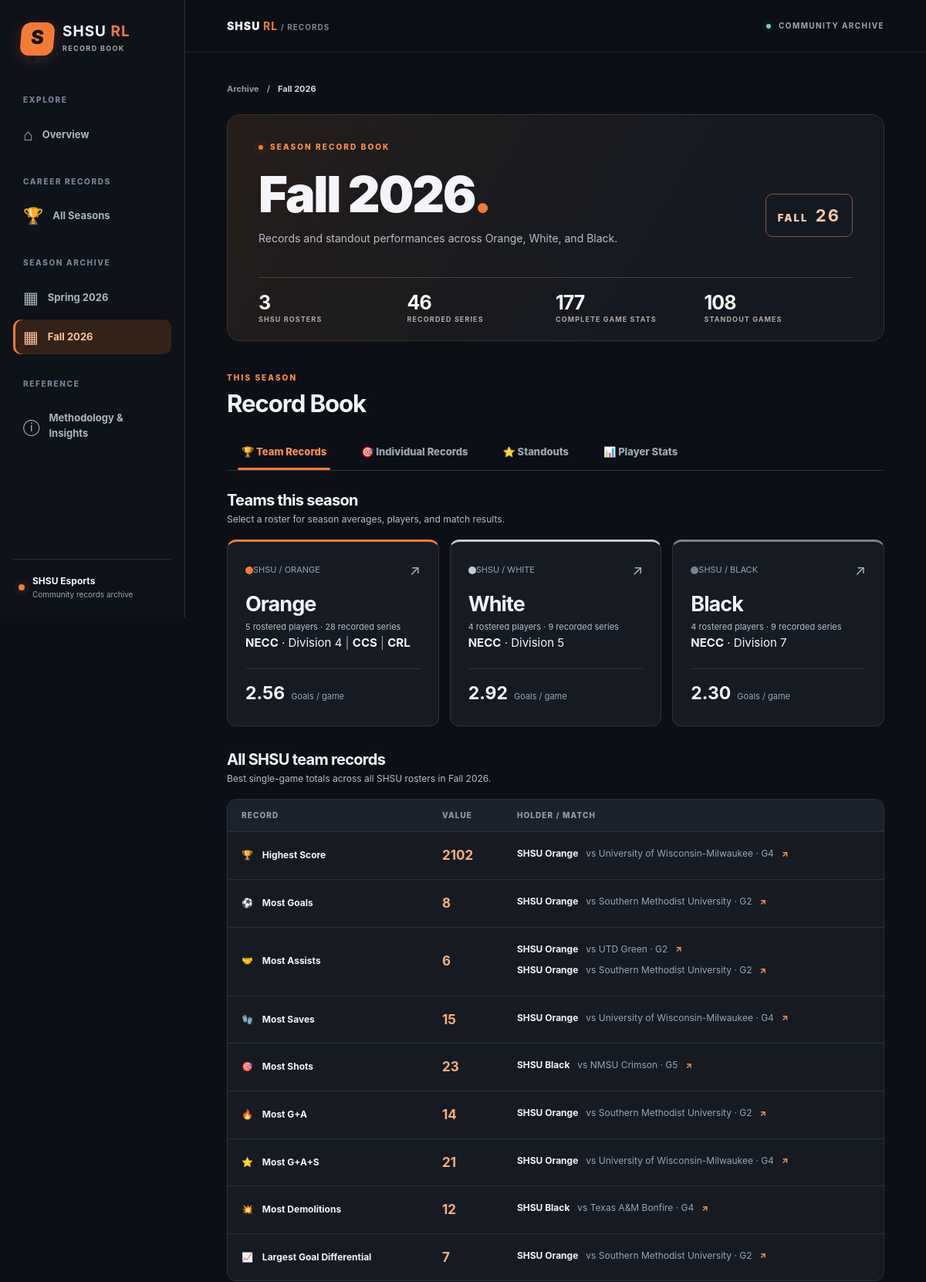
The app's page /seasons/fall-2026/ (upper part), older data.
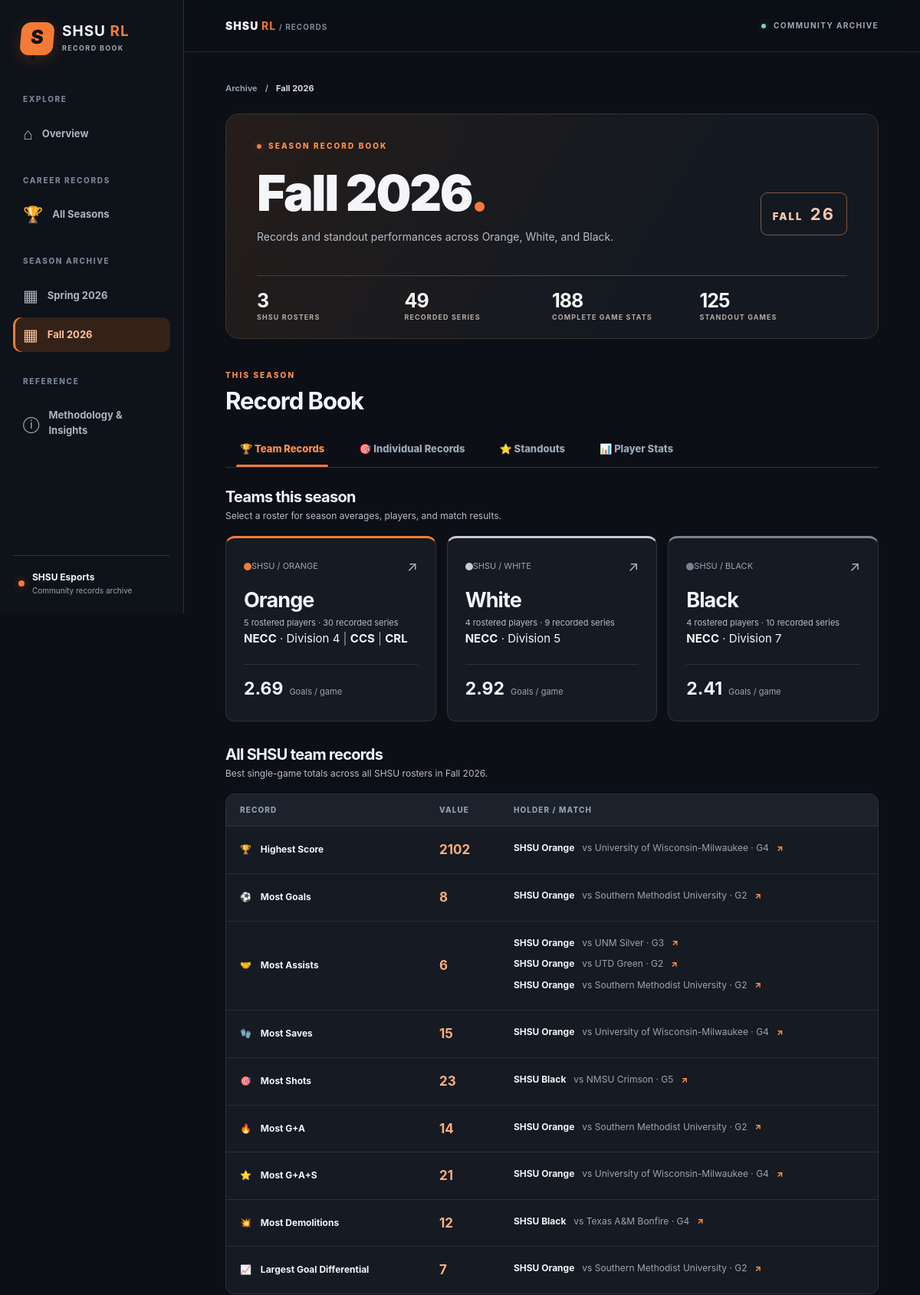
The same page, newer data.
### tables this page shows
CREATE TABLE seasons (
 id INTEGER PRIMARY KEY, slug TEXT NOT NULL UNIQUE, name TEXT NOT NULL UNIQUE
);

CREATE TABLE team_seasons (
 id INTEGER PRIMARY KEY,
 season_id INTEGER NOT NULL REFERENCES seasons(id),
 team_id INTEGER NOT NULL REFERENCES teams(id),
 UNIQUE(season_id, team_id),
 UNIQUE(id, season_id)
);

CREATE TABLE teams (
 id INTEGER PRIMARY KEY, slug TEXT NOT NULL UNIQUE, name TEXT NOT NULL UNIQUE
);

CREATE TABLE competitions (
 id INTEGER PRIMARY KEY, slug TEXT NOT NULL UNIQUE, name TEXT NOT NULL
);

CREATE TABLE games (
 id INTEGER PRIMARY KEY,
 series_id INTEGER NOT NULL REFERENCES series(id),
 game_number INTEGER NOT NULL CHECK(game_number >= 1),
 status TEXT NOT NULL DEFAULT 'played' CHECK(status IN ('played','forfeit_win','forfeit_loss')),
 team_goals INTEGER CHECK(team_goals >= 0),
 opponent_goals INTEGER CHECK(opponent_goals >= 0),
 opponent_shots INTEGER CHECK(opponent_shots >= 0),
 opponent_demos INTEGER CHECK(opponent_demos >= 0),
 ballchasing_replay_url TEXT, replay_id TEXT,
 UNIQUE(series_id,game_number),
 CHECK (
  (status='played' AND team_goals IS NOT NULL AND opponent_goals IS NOT NULL)
  OR
  (status<>'played' AND team_goals IS NULL AND opponent_goals IS NULL)
 )
);

### app.py (the view)
@app.route("/seasons/<season_slug>/")
def season_page(season_slug):
    current = lookup_season(season_slug)
    conn = db()
    team_list = repo.team_seasons(conn, current["id"])
    all_team_games = repo.team_game_rows(conn, current["id"])
    for item in team_list:
        team_games = [g for g in all_team_games if g["team_season_id"] == item["id"]]
        item["averages"] = repo.aggregate_games(team_games)
        item["records"] = repo.records_for_games(team_games)
        item["roster"] = repo.roster(conn, item["id"])
        item["series_count"] = len(repo.team_series(conn, item["id"]))
        item["competitions"] = repo.team_competitions(conn, [item["id"]])
    appearances = repo.individual_games(conn, current["id"])
    leaders = repo.leaderboard(conn, current["id"])
    player_stats = []
    for leader in leaders:
        player_games = repo.player_games(conn, current["id"], leader["player_id"])
        summary = repo.player_summary(player_games)
        played_teams = {game["team_slug"] for game in player_games}
        rostered_teams = {
            team["slug"] for team in team_list
            if any(member["id"] == leader["player_id"] for member in team["roster"])
        }
        team_names = [
            team["name"] for team in team_list
            if team["slug"] in played_teams | rostered_teams
        ]
        player_stats.append({
            "slug": leader["slug"],
            "display_name": leader["display_name"],
            "team_names": ", ".join(team_names) or "—",
            "summary": summary,
        })
    player_stats.sort(
        key=lambda row: (
            -(row["summary"]["games"] if row["summary"] else 0),
            row["display_name"].casefold(),
        )
    )
    return render_template(
        "season.html", active_page="seasons", season=current,
        teams=team_list, team_records=repo.records_for_games(all_team_games),
        individual_records=repo.individual_records(appearances),
        personal_bests=repo.personal_best_scores(appearances),
        leaders=leaders, player_stats=player_stats,
        total_series=sum(t["series_count"] for t in team_list),
        games_imported=len(all_team_games), appearances=len(appearances),
        standout_count=sum(g["is_standout"] for g in appearances),
    )

### app.py (called while the page is built)
def db():
    if "db" not in g:
        g.db = repo.open_database(app.config["DATABASE"])
    return g.db

@app.teardown_appcontext
def close_connection(exception=None):
    connection = g.pop("db", None)
    if connection is not None:
        connection.close()

@app.context_processor
def inject_global_navigation():
    conn = db()
    return {
        "site_seasons": repo.seasons(conn),
        "standout_types": repo.STANDOUT_TYPES,
        "highlights_for_game": lambda game_id: repo.highlights_for_game(conn, game_id),
        "series_highlight_games": lambda series_id: repo.series_highlight_games(conn, series_id),
        "division_for_series": lambda series_id: repo.division_for_series(conn, series_id),
    }

def lookup_season(season_slug):
    season_data = repo.season(db(), season_slug)
    if not season_data:
        abort(404, description="That season isn't in the database yet.")
    return season_data

### repository.py (called while the page is built)
def open_database(db_path=DEFAULT_DATABASE):
    path = Path(db_path).expanduser().resolve()
    if not path.is_file():
        raise FileNotFoundError(
            f"SQLite database not found: {path}. Copy your existing "
            "shsu_records.sqlite3 beside app.py; do not initialize a blank copy."
        )
    connection = sqlite3.connect(path.as_uri() + "?mode=ro", uri=True)
    connection.row_factory = sqlite3.Row
    connection.execute("PRAGMA foreign_keys = ON")
    return connection

def rows(cursor):
    return [dict(r) for r in cursor.fetchall()]

def one(cursor):
    r = cursor.fetchone()
    return dict(r) if r else None

def seasons(conn):
    return rows(conn.execute("SELECT * FROM seasons ORDER BY id DESC"))

def season(conn, slug):
    return one(conn.execute("SELECT * FROM seasons WHERE slug = ?", (slug,)))

def team_seasons(conn, season_id):
    return rows(conn.execute("""
        SELECT ts.id, t.id AS team_id, t.slug, t.name
        FROM team_seasons ts JOIN teams t ON t.id=ts.team_id
        WHERE ts.season_id=? ORDER BY CASE t.slug
            WHEN 'orange' THEN 1 WHEN 'white' THEN 2 WHEN 'black' THEN 3 ELSE 4 END, t.name
    """, (season_id,)))

def records_for_games(games, metrics=TEAM_RECORD_METRICS):
    if not games:
        return []
    out = []
    for metric in metrics:
        highest = max(g[metric["field"]] for g in games)
        out.append({**metric, "value": highest,
                    "winners": [g for g in games if g[metric["field"]] == highest]})
    return out

### templates/season.html (shortened to what this page needs)
{% extends "base.html" %}
{% block content %}
<nav class="breadcrumbs" aria-label="Breadcrumb"><a href="{{ url_for('home') }}">Archive</a><span>/</span><span>{{ season.name }}</span></nav>
<section class="page-hero compact-hero">
  <div class="eyebrow"><span class="eyebrow-dot"></span> {{ "ALL-SEASONS RECORD BOOK" if all_time|default(false) else "SEASON RECORD BOOK" }}</div>
  <div class="page-hero-row">
    <div><h1>{{ season.name }}<span class="accent">.</span></h1><p>{% if all_time|default(false) %}Career records and standout performances across every archived season. Spring 2026 onward.{% else %}Records and standout performances across Orange, White, and Black.{% endif %}</p></div>
    <div class="season-tag">{% if all_time|default(false) %}CAREER <strong>🏆</strong>{% else %}{{ season.name.split(" ")[0] | upper }} <strong>{{ season.name[-2:] }}</strong>{% endif %}</div>
  </div>
  <div class="stat-strip">
    <div><strong>{{ teams|length }}</strong><span>{{ "Unique rosters" if all_time|default(false) else "SHSU Rosters" }}</span></div>
    <div><strong>{{ total_series }}</strong><span>Recorded Series</span></div>
    <div><strong>{{ games_imported }}</strong><span>Complete Game Stats</span></div>
    <div><strong>{{ standout_count }}</strong><span>Standout Games</span></div>
  </div>
</section>
<section class="content-section">
  <div class="section-heading"><div><p class="eyebrow">{{ "RECORDED HISTORY" if all_time|default(false) else "THIS SEASON" }}</p><h2>Record Book</h2></div></div>
  <div class="tabbar" role="tablist" aria-label="{{ season.name }} record categories" data-tabs>
    <button type="button" class="tab active" id="tab-teams" role="tab" aria-controls="panel-teams" aria-selected="true" data-tab="teams">🏆 Team Records</button>
    <button type="button" class="tab" id="tab-individuals" role="tab" aria-controls="panel-individuals" aria-selected="false" data-tab="individuals">🎯 Individual Records</button>
    <button type="button" class="tab" id="tab-standouts" role="tab" aria-controls="panel-standouts" aria-selected="false" data-tab="standouts">⭐ Standouts</button>
    <button type="button" class="tab" id="tab-player-stats" role="tab" aria-controls="panel-player-stats" aria-selected="false" data-tab="player-stats">📊 Player Stats</button>
  </div>
  <div class="tab-panel" id="panel-teams" role="tabpanel" aria-labelledby="tab-teams" data-panel="teams">
    <div class="subsection-heading"><h3>{{ "Teams across recorded seasons" if all_time|default(false) else "Teams this season" }}</h3><p>{{ "Select a roster to view combined career-era statistics, players, records, and results." if all_time|default(false) else "Select a roster for season averages, players, and match results." }}</p></div>
    <div class="team-tiles">
      {% for team in teams %}
      <a class="team-tile team-{{ team.slug }}" href="{{ url_for('all_seasons_team_page', team_slug=team.slug) if all_time|default(false) else url_for('team_page', season_slug=season.slug, team_slug=team.slug) }}">
        <div class="team-tile-top"><span class="team-bullet"></span><span class="muted small">SHSU / {{ team.slug | upper }}</span><span class="tile-arrow">↗</span></div>
        <h3>{{ team.slug | capitalize }}</h3>
        <p>{{ team.roster|length }} {{ "historical players" if all_time|default(false) else "rostered players" }} · {{ team.series_count }} recorded series</p>
        {% if team.competitions %}
          <div class="team-tile-competitions" aria-label="Competitions and divisions">
          {% if all_time|default(false) %}
            {% for season_name, entries in team.competitions|groupby('season_name') %}
            <div class="team-tile-competition-row">
              <span class="muted">{{ season_name }}:</span>
              {% for entry in entries %}
                {% if not loop.first %} <span class="muted"> | </span> {% endif %}
                <strong>{{ entry.competition }}</strong>
                {% if entry.division %} · {{ entry.division }}{% endif %}
              {% endfor %}
            </div>
            {% endfor %}
          {% else %}
            <div class="team-tile-competition-row">
              {% for entry in team.competitions %}
                {% if not loop.first %} <span class="muted"> | </span> {% endif %}
                <strong>{{ entry.competition }}</strong>
                {% if entry.division %} · {{ entry.division }}{% endif %}
              {% endfor %}
            </div>
          {% endif %}
        </div>
        {% endif %}
        <div class="tile-metric">{% if team.averages %}<strong>{{ "%.2f"|format(team.averages.goals) }}</strong><span>Goals / game</span>{% else %}<strong>—</strong><span>No game stats imported</span>{% endif %}</div>
      </a>
      {% endfor %}
    </div>
    <div class="subsection-heading"><h3>All SHSU team records</h3><p>Best single-game totals across all SHSU rosters{% if all_time|default(false) %} and recorded seasons{% else %} in {{ season.name }}{% endif %}.</p></div>
    {% if team_records %}
      <div class="table-scroll"><table class="data-table">
        <thead><tr><th>Record</th><th>Value</th><th>Holder / Match</th></tr></thead>
        <tbody>{% for record in team_records %}
          <tr><td class="label-cell"><span class="record-icon">{{ record.icon }}</span> {{ record.label }}</td><td><b class="record-number">{{ record.value }}</b></td>
            <td>{% for g in record.winners %}<div class="historical-record">{% if all_time|default(false) %}<span class="record-season-label">{{ g.season_name }}</span>{% endif %}<div class="holder-line"><a href="{{ url_for('all_seasons_team_page', team_slug=g.team_slug) if all_time|default(false) else url_for('team_page', season_slug=season.slug, team_slug=g.team_slug) }}">{{ g.team_name }}</a><a class="muted" href="{{ url_for('series.series_page', series_id=g.series_id) }}#game-{{ g.game_number }}">vs {{ g.opponent }} · G{{ g.game_number }}</a>{% if g.replay_url %}<a class="tiny-external" href="{{ g.replay_url }}" rel="noopener noreferrer" target="_blank" aria-label="Open replay">↗</a>{% endif %}</div></div>{% endfor %}</td></tr>
        {% endfor %}</tbody>
      </table></div>
    {% else %}
      <div class="empty-state"><span class="empty-icon">🏆</span><h3>Team records will appear here</h3><p>Import completed 3-player game statistics to automatically calculate every team record.</p></div>
    {% endif %}
  </div>
</section>
{% endblock %}

### templates/base.html (shortened to what this page needs)
<!DOCTYPE html>
<html lang="en">
<head>
  <link rel="stylesheet" href="{{ url_for('static', filename='css/style.css') }}">
</head>
<body>
  <div class="site-shell">
    <aside class="sidebar" id="site-sidebar" aria-label="Main navigation">
      <a class="brand" href="{{ url_for('home') }}" aria-label="SHSU Rocket League Records home">
        <span class="brand-mark" aria-hidden="true">S<span>★</span></span>
        <span class="brand-copy"><strong>SHSU <span>RL</span></strong><small>RECORD BOOK</small></span>
      </a>
      <div class="nav-section">
        <div class="nav-label">EXPLORE</div>
        <a class="nav-link {{ 'active' if active_page == 'home' else '' }}" href="{{ url_for('home') }}">
          <span aria-hidden="true">⌂</span> Overview
        </a>
        <div class="nav-label nav-label--spaced">CAREER RECORDS</div>
        <a class="nav-link {{ 'active' if active_page == 'all_seasons' else '' }}"
           href="{{ url_for('all_seasons_page') }}">
          <span aria-hidden="true">🏆</span> All Seasons
        </a>
        <div class="nav-label nav-label--spaced">SEASON ARCHIVE</div>
        {% for nav_season in site_seasons %}
        <a class="nav-link {{ 'active' if active_page == 'seasons' and season is defined and season is not none and season.slug == nav_season.slug else '' }}"
           href="{{ url_for('season_page', season_slug=nav_season.slug) }}">
          <span aria-hidden="true">▦</span> {{ nav_season.name }}
        </a>
        {% endfor %}
        <div class="nav-label nav-label--spaced">REFERENCE</div>
        <a class="nav-link {{ 'active' if active_page == 'methodology' else '' }}"
           href="{{ url_for('methodology_page') }}">
          <span aria-hidden="true">ⓘ</span> Methodology &amp; Insights
        </a>
      </div>
      <div class="sidebar-footer">
        <span class="status-dot"></span>
        <div><strong>SHSU Esports</strong><small>Community records archive</small></div>
      </div>
    </aside>
    <div class="main-shell">
      <header class="topbar">
        <a class="topbar-brand" href="{{ url_for('home') }}">SHSU <b>RL</b> <span>/ RECORDS</span></a>
        <div class="topbar-meta"><span class="live-dot"></span> COMMUNITY ARCHIVE</div>
      </header>
      <main id="main" class="page-content">
        {% block content %}{% endblock %}
      </main>
    </div>
  </div>
</body>
</html>

Row changes from the older to the newer data that the page shows:
computed for team_seasons "Orange": series_count "28" → "30"; averages.goals "2.56" → "2.69"
computed for team_seasons "Black": series_count "9" → "10"; averages.goals "2.30" → "2.41"
added games: team_name "SHSU Orange", opponent "UNM Silver", game_number "3", shown under "Most Assists"
Text that changed along with them:
{{ total_series }}: "46" → "49"
{{ games_imported }}: "177" → "188"
{{ standout_count }}: "108" → "125"
